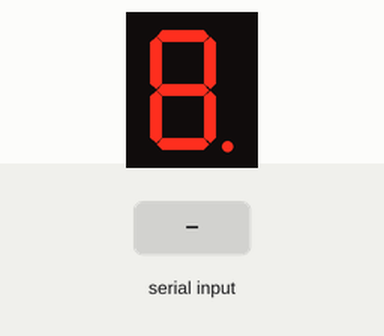
This sketch was run on a simulated Arduino Uno, built with avr-gcc and run on an emulated ATmega328P. Shown: 1-digit seven-segment display. Wiring (inferred from the names in the program): 1-digit 7-segment display, segments lit when LOW: segments pin 13, pin 12, pin 11, pin 10, pin 9, pin 8, pin 7, pin 6. The inputs (shaded band) are chosen by the test bench. The segment pins are drawn as the display they are named for.

Above: at 1.2 s.
1.3 s: "1" received over Serial
At 2.3 s:
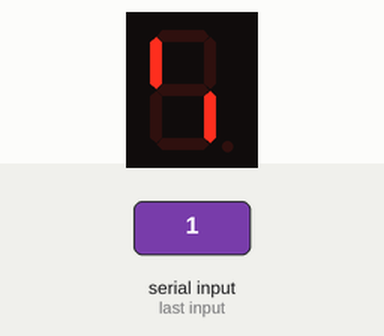
2.8 s: "2" received over Serial
At 3.4 s:
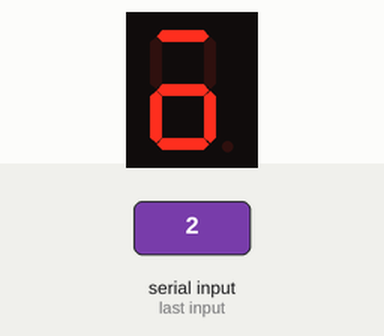
4.3 s: "3" received over Serial
At 4.6 s:
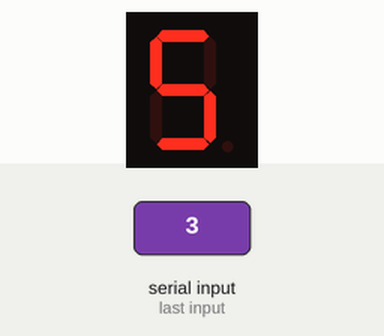
5.8 s: "4" received over Serial
At 6.9 s:
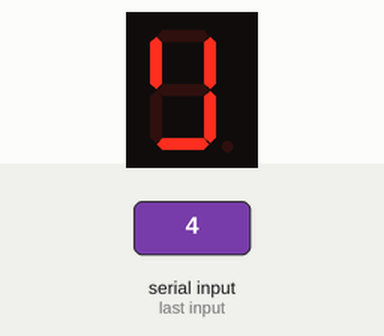
7.3 s: "5" received over Serial
At 8.4 s:
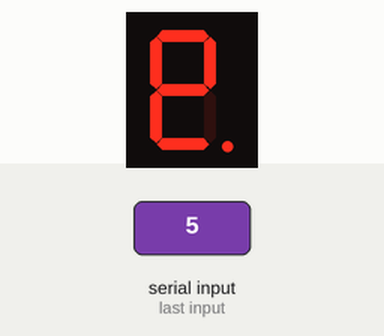
9.3 s: "7" received over Serial
At 9.6 s:
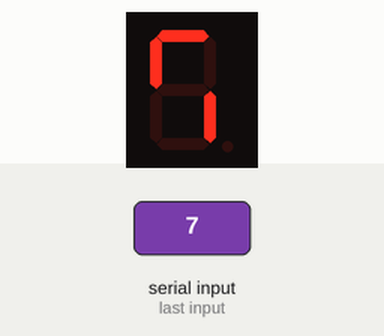
Timing chart, 0 to 11.8 s (numbered marks = the images above; inputs shaded):
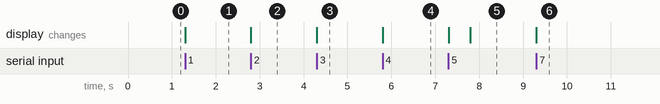

Measured:
- after the input at 1.3 s, the display: changes at once (image 1)
- after the input at 2.8 s, the display: changes at once (image 2)
- after the input at 4.3 s, the display: changes at once (image 3)
- after the input at 5.8 s, the display: changes at once (image 4)
- after the input at 7.3 s, the display: first changes at once (image 5 shows a later state)
- after the input at 9.3 s, the display: changes at once (image 6)

The sketch:

seven_segment.ino
```cpp
int a = 13, b = 12, c = 11, d = 10, e = 9, f = 8, g = 7, h = 6, x=0;
void setup() {
  // put your setup code here, to run once:
  pinMode(a, OUTPUT);
  pinMode(b, OUTPUT);
  pinMode(c, OUTPUT);
  pinMode(d, OUTPUT);
  pinMode(e, OUTPUT);
  pinMode(f, OUTPUT);
  pinMode(g, OUTPUT);
  pinMode(h, OUTPUT);
  Serial.begin(9600);
}

void loop() {
  // put your main code here, to run repeatedly:

  x = Serial.read();


  switch(x){


    case '1':

    ////////////////// 1
    digitalWrite(a, 1);
    digitalWrite(b, 1);
    digitalWrite(c, 0);
    digitalWrite(d, 1);
    digitalWrite(e, 1);
    digitalWrite(f, 0);
    digitalWrite(g, 1);
    digitalWrite(h, 1);
    delay(500);
    break;


    case '2':

    ////////////////// 2
      digitalWrite(a, 0);
      digitalWrite(b, 1);
      digitalWrite(c, 0);
      digitalWrite(d, 0);
      digitalWrite(e, 0);
      digitalWrite(f, 1);
      digitalWrite(g, 0);
      digitalWrite(h, 1);
      delay(500);
      break;

     case '3':
     ////////////////// 3

      digitalWrite(a, 0);
      digitalWrite(b, 1);
      digitalWrite(c, 0);
      digitalWrite(d, 0);
      digitalWrite(e, 1);
      digitalWrite(f, 0);
      digitalWrite(g, 0);
      digitalWrite(h, 1);
      delay(500);
      break;

      case '4':
      ////////////////// 4
      digitalWrite(a, 1);
      digitalWrite(b, 0);
      digitalWrite(c, 0);
      digitalWrite(d, 0);
      digitalWrite(e, 1);
      digitalWrite(f, 0);
      digitalWrite(g, 1);
      digitalWrite(h, 1);
      delay(500);
      break;


      case '5':

      ////////////////// 5
        digitalWrite(a, 0);
        digitalWrite(b, 0);
        digitalWrite(c, 1);
        digitalWrite(d, 0);
        digitalWrite(e, 1);
        digitalWrite(f, 0);
        digitalWrite(g, 0);
        digitalWrite(h, 1);
        delay(500);


        case '6':
        ////////////////// 6
        digitalWrite(a, 0);
        digitalWrite(b, 0);
        digitalWrite(c, 1);
        digitalWrite(d, 0);
        digitalWrite(e, 0);
        digitalWrite(f, 0);
        digitalWrite(g, 0);
        digitalWrite(h, 0);
        delay(500);
        break;

        case '7':

        ////////////////// 7
          digitalWrite(a, 0);
          digitalWrite(b, 1);
          digitalWrite(c, 0);
          digitalWrite(d, 1);
          digitalWrite(e, 1);
          digitalWrite(f, 0);
          digitalWrite(g, 1);
          digitalWrite(h, 1);
          delay(500);
          break;

         case '8':
         ////////////////// 8
          digitalWrite(a, 0);
          digitalWrite(b, 0);
          digitalWrite(c, 0);
          digitalWrite(d, 0);
          digitalWrite(e, 0);
          digitalWrite(f, 0);
          digitalWrite(g, 0);
          digitalWrite(h, 1);
          delay(500);
          break;

         case '9':

          ////////////////// 9
            digitalWrite(a, 0);
            digitalWrite(b, 0);
            digitalWrite(c, 0);
            digitalWrite(d, 0);
            digitalWrite(e, 1);
            digitalWrite(f, 0);
            digitalWrite(g, 0);
            digitalWrite(h, 1);
            delay(500);
            break;

           case '0':

            ////////////////// 0
              digitalWrite(a, 0);
              digitalWrite(b, 0);
              digitalWrite(c, 0);
              digitalWrite(d, 1);
              digitalWrite(e, 0);
              digitalWrite(f, 0);
              digitalWrite(g, 0);
              digitalWrite(h, 1);
              delay(500);
              break;


  }


}
```
